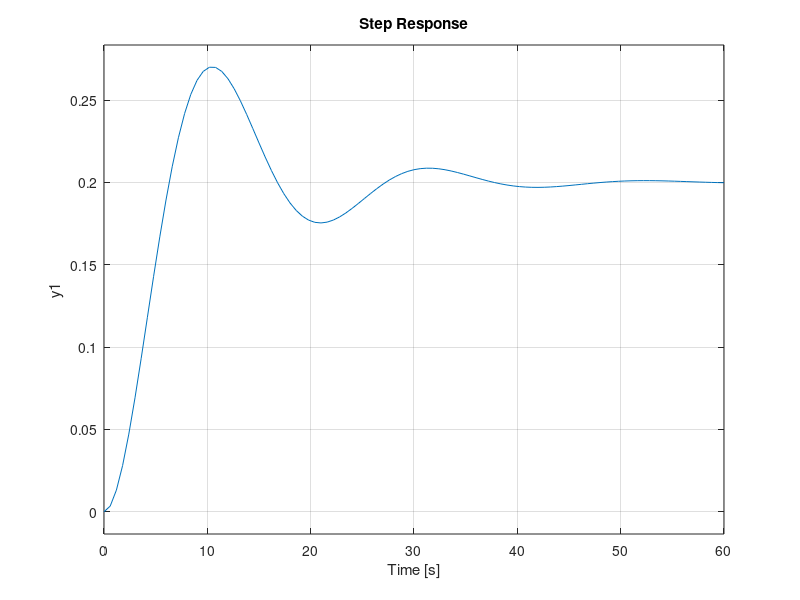

This chart was generated by the following MATLAB code: (Note: this script raises an error after producing the figure.)
clear, clc, close
num = 1/50;
den = [1 10/50 5/50];
plant = tf(num,den)
step(plant); grid on;

Kp=500; Ki=10; Kd=100;
contr=tf([Kd Kp Ki],[1 0]);
sys_cl=feedback(contr*plant,1)
t=0:0.0001:300;

figure
[n,d] = tfdata(sys_cl)
step(n,d,t); grid on;
[y,x,t]=step(n,d,t);

%to find rise time i.e. time taken for output to rise from
%10% to 90%
k=1;
while y(k)<=0.1;
    k=k+1;
end
tenpercent=t(k);
while y(k)<=0.9;
    k=k+1;
end
nintypercent=t(k);
rtime=nintypercent-tenpercent;
fprintf('The rise time is: %f sec \n',rtime);
format short
% to find delay time i.e. time taken to rise to 50% of step
k=1;
while y(k)<=0.5;
    k=k+1;
end
dtime=t(k);
fprintf('The delay time is: %f sec\n', dtime);
% to find maximum overshoot
for k=1:length(t)-1;
    if y(k+1)<=y(k);
        % to find value of k till response keeps rising
        break;
    end;
end;
Oshoot=y(k)-1;
fprintf('The overshoot is: %f sec\n', Oshoot);
% to find the peak time
tp=t(k);
fprintf('the peak time is :%f sec\n',tp)
% to find the settling time
%maximum tolerance for comnsidering output to be in steady
%state taken as
%2%
tol=0.02;
for k=length(t)-1:-1:2;
    if(abs(y(k)-y(length(t)-1))>tol)
        break;
    end;
end;
stime=t(k); 
fprintf('the settling time is :%f sec\n',stime)
sserror = abs(1-y(end))
